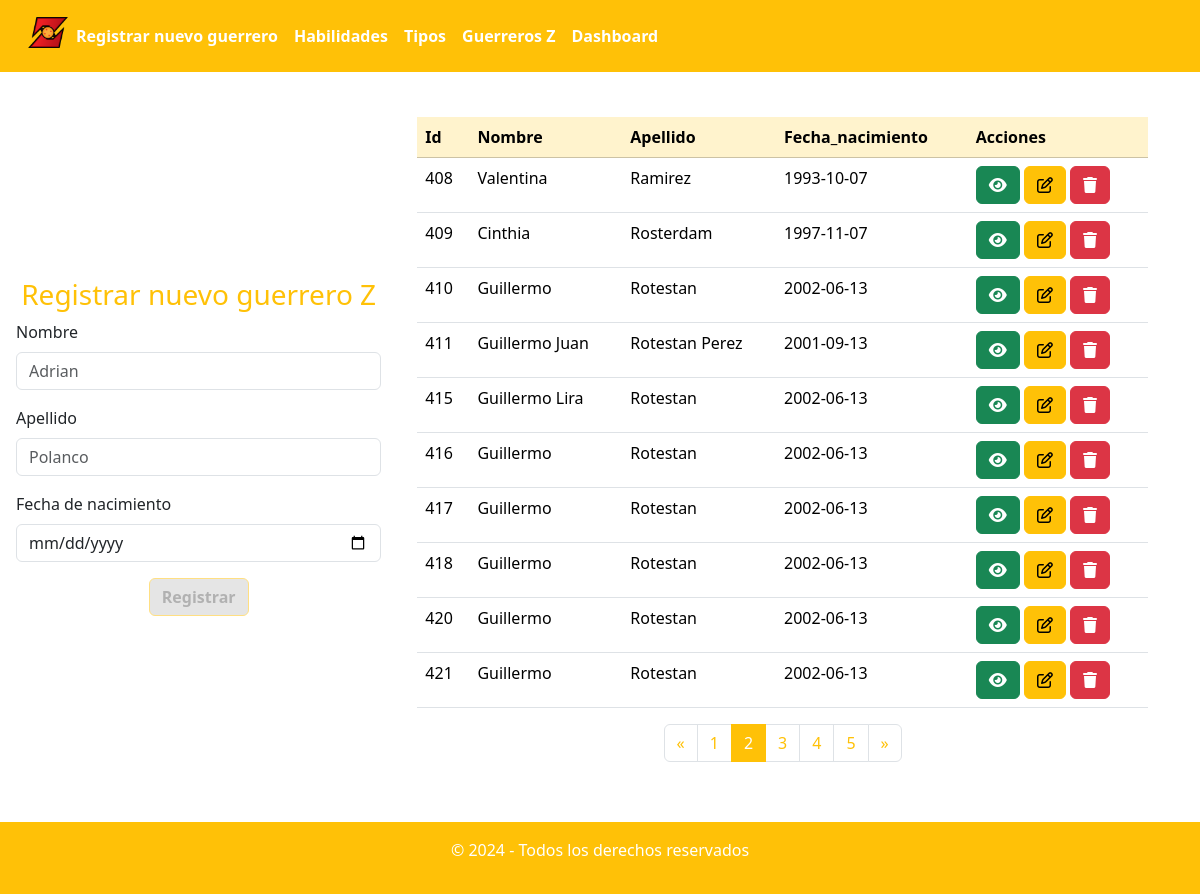
Screenshot of /?page=2 with the database file from the repository.
### tables this page shows
CREATE TABLE IF NOT EXISTS `warriors` (
  `id` int NOT NULL AUTO_INCREMENT,
  `nombre` varchar(70) NOT NULL,
  `apellido` varchar(200) NOT NULL,
  `fecha_nacimiento` date NOT NULL,
  PRIMARY KEY (`id`)
);

### types/table/Table.php (called while the page is built, shortened)
<?php
class Table
{
    public array $columns;
    public array $data;
    public int $page;
    public ?UpdateRoute $updateRoute;
    public string $deleteRoute;
    public string $deleteQueryParameter;
    public string $color;
    public array $names;
    public bool $showMoreInfo;
    public function __construct(
        array $columns,
        array $data,
        int $page,
        int $totalPages,
        string $deleteRoute,
        string $deleteQueryParameter,
        string $color,
        array $names = [],
        ?UpdateRoute $updateRoute = null,
        bool $showMoreInfo = false
    ) {
        $this->columns = $columns;
        $this->data = $data;
        $this->page = $page;
        $this->updateRoute = $updateRoute;
        $this->deleteRoute = $deleteRoute;
        $this->deleteQueryParameter = $deleteQueryParameter;
        $this->color = $color;
        $this->names = $names;
        $this->showMoreInfo = $showMoreInfo;
    }
    public function renderTable(string $templateTableRoute = 'templates/TableTemplate.php')
    {
        $columns = $this->columns;
        $data = $this->data;
        $updateRoute = $this->updateRoute;
        $deleteRoute = $this->deleteRoute;
        $deleteQueryParameter = $this->deleteQueryParameter;
        $page = $this->page;
        $color = $this->color;
        $names = $this->names;
        $showMoreInfo = $this->showMoreInfo;
        include $templateTableRoute;
    }
    public function render(string $templateTableRoute = 'templates/TableTemplate.php', string $templatePaginationRoute = 'templates/PaginationTemplate.php', string $tableName = "Warriors")
    {
        $this->renderTable($templateTableRoute);
    }
}

### data/database.php (called while the page is built, shortened)
<?php
class Database
{
    private mysqli $connection;
    public function __construct(string $host = "localhost", string $username = "root", string $password = "", string $dbname = "warriors")
    {
        $this->connection = new mysqli($host, $username, $password, $dbname);
        $this->connection->set_charset('utf8');
    }
    public function countWarriors(string $table = "warriors"): int
    {
        $sql = "SELECT COUNT(*) FROM $table";
        $result = $this->connection->query($sql);
        $row = $result->fetch_assoc();
        return (int)$row["COUNT(*)"];
    }
    public function getWarriorsByPage(int $page, string $table = "warriors"): array
    {
        $offset = ($page - 1) * 10;
        $sql = "SELECT * FROM $table ORDER BY id LIMIT 10 OFFSET ?";
        $preparedQuery = $this->connection->prepare($sql);
        $preparedQuery->bind_param("i", $offset);
        $preparedQuery->execute();
        $result = $preparedQuery->get_result();
        $data = $result->fetch_all(MYSQLI_ASSOC);
        $recordsQuantity = $this->countWarriors();
        return ["data" => $data, "totalPages" => ceil($recordsQuantity / 10)];
    }
}

### types/routes/UpdateRoute.php (called while the page is built, shortened)
<?php
class UpdateRoute
{
    function __construct(string $form, string $controller, string $queryParameter)
    {
        $this->form = $form;
        $this->queryParameter = $queryParameter;
    }
}

### templates/TableTemplate.php (the view)
<table class="table">
    <thead class="table-<?= $color ?>">
        <?php foreach ($columns as $field) : ?>
            <?php if (array_key_exists($field, $names)) : ?>
                <th scope="col"><?= ucfirst($names[$field]) ?></th>
            <?php else : ?>
                <th scope="col"><?= ucfirst($field) ?></th>
            <?php endif; ?>
        <?php endforeach; ?>
        <th scope="col">Acciones</th>
    </thead>
    <?php if (!$data) : ?>
        <tbody>
            <tr class="text-center">
                <td colspan="5">No hay guerreros registrados</td>
            </tr>
        </tbody>
    <?php else : ?>
        <tbody>
            <?php foreach ($data as $row) : ?>
                <tr>
                    <?php foreach ($columns as $field) : ?>
                        <td><?= $row[$field] ?></td>
                    <?php endforeach; ?>
                    <td>
                        <?php if ($showMoreInfo) : ?>
                            <a href="./controllers/warriors_abilities/details.php?id=<?= $row["id"] ?>&page=1" class="btn btn-small btn-success"><i class="fa-solid fa-eye"></i></a>
                        <?php endif; ?>
                        <?php if ($updateRoute) : ?>
                            <a href="<?= $updateRoute->form ?>?<?= $updateRoute->queryParameter ?>=<?= $row["id"] ?>" class="btn btn-small btn-warning"><i class="fa-regular fa-pen-to-square"></i></a>
                        <?php endif; ?>
                        <a href="<?= $deleteRoute ?>?<?= $deleteQueryParameter ?>=<?= $row["id"] ?>&page=<?= $page ?>" class="btn btn-small btn-danger"><i class="fa-solid fa-trash"></i></a>
                    </td>
                </tr>
            <?php endforeach; ?>
        </tbody>
    <?php endif; ?>
</table>

### rows the page displays
warriors: id "408", nombre "Valentina", apellido "Ramirez", fecha_nacimiento "1993-10-07"
warriors: id "409", nombre "Cinthia", apellido "Rosterdam", fecha_nacimiento "1997-11-07"
warriors: id "410", nombre "Guillermo", apellido "Rotestan", fecha_nacimiento "2002-06-13"
warriors: id "411", nombre "Guillermo Juan", apellido "Rotestan Perez", fecha_nacimiento "2001-09-13"
warriors: id "415", nombre "Guillermo Lira", apellido "Rotestan", fecha_nacimiento "2002-06-13"
warriors: id "416", nombre "Guillermo", apellido "Rotestan", fecha_nacimiento "2002-06-13"
warriors: id "417", nombre "Guillermo", apellido "Rotestan", fecha_nacimiento "2002-06-13"
warriors: id "418", nombre "Guillermo", apellido "Rotestan", fecha_nacimiento "2002-06-13"
warriors: id "420", nombre "Guillermo", apellido "Rotestan", fecha_nacimiento "2002-06-13"
warriors: id "421", nombre "Guillermo", apellido "Rotestan", fecha_nacimiento "2002-06-13"

### other values shown
$formTitle->title "Registrar nuevo guerrero Z"
$field->name "Nombre"
$field->name "Apellido"
$field->name "Fecha de nacimiento"
$field "Id"
$field "Nombre"
$field "Apellido"
$field "Fecha_nacimiento"
